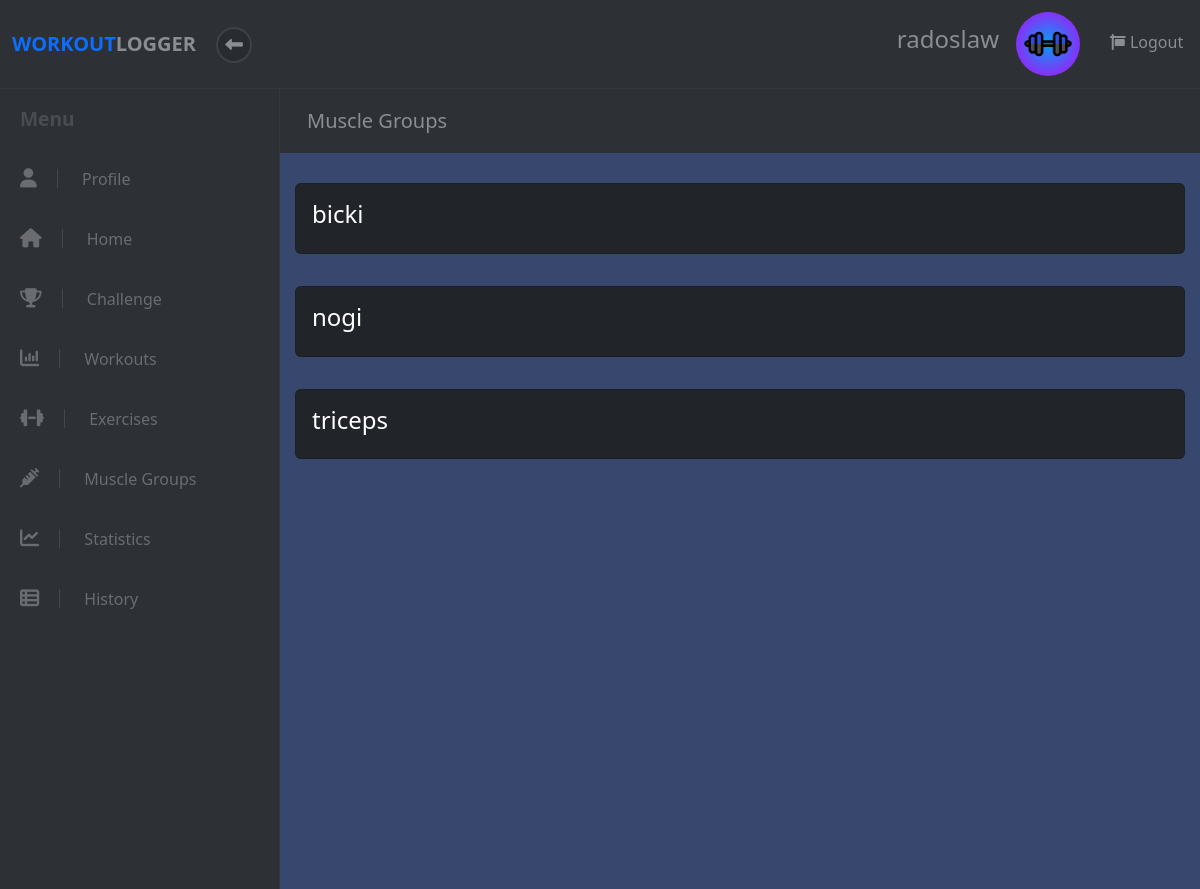
/musclegroup (signed in), run on an earlier commit of the app's database.
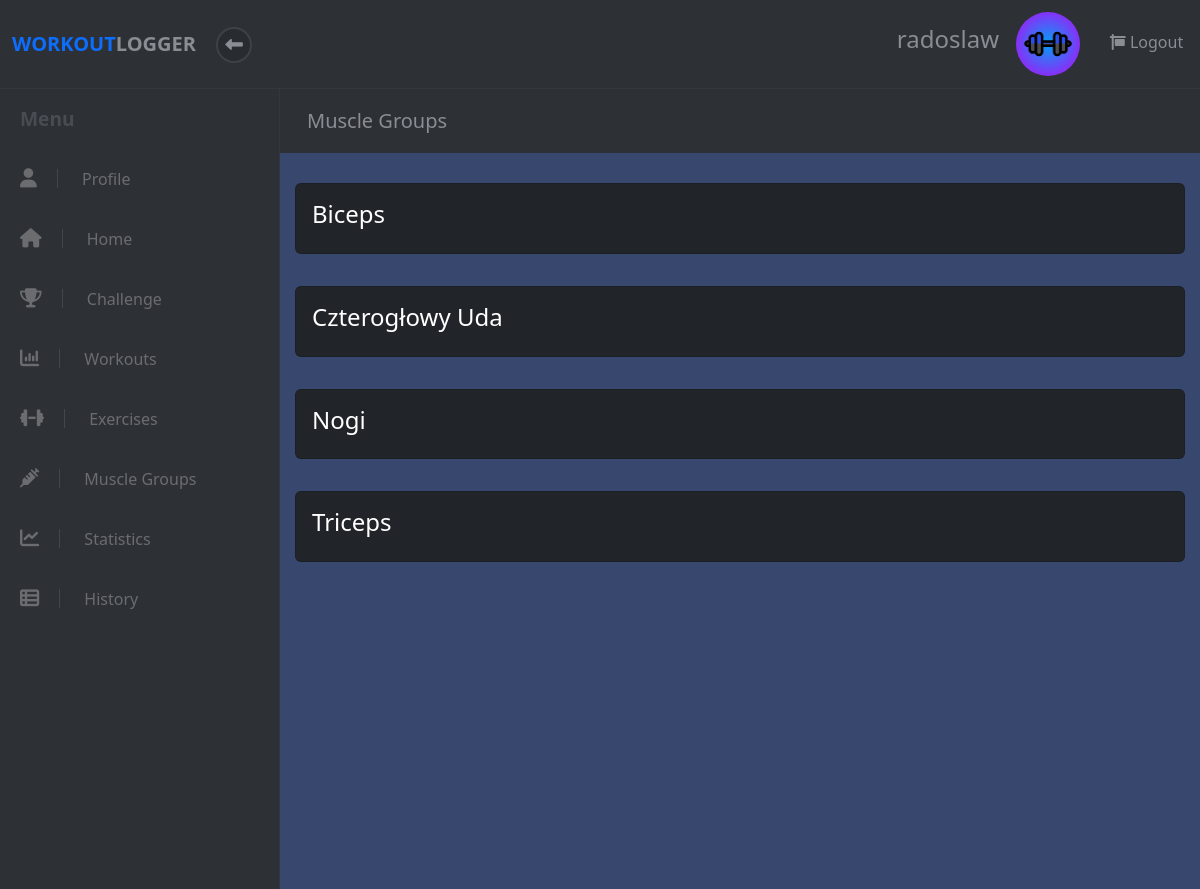
And on a later commit of the database.
### apps/workout/models.py (models this page shows, shortened)
class MuscleGroup(models.Model):
    name = models.CharField(max_length=50)
    description = models.CharField(max_length=150)
    created_at = models.DateTimeField(auto_now_add=True)
    updated_at = models.DateTimeField(auto_now=True)
    def __str__(self):
        return self.name

### apps/workout/views.py (the view)
# urls.py: re_path(r'^musclegroup$', views.muscle_group),
def muscle_group(request):
    try:
        user = User.objects.get(id=request.session["user_id"])
        muscle_group = MuscleGroup.objects.all().order_by('name')
        print(muscle_group)
        data = {
            'user': user,
            'muscle_group': muscle_group,
        }
        return render(request, "workout/muscle_group.html", data)
    except (KeyError, User.DoesNotExist) as err:
        messages.info(request, "You must be logged in to view this page.", extra_tags="invalid_session")
        logging.warning("User must be logged in to view 'muscle_group'.")
        return redirect("/")

### apps/workout/templates/workout/muscle_group.html (shortened to what this page needs)
<!DOCTYPE html>
<html>
  <head>
    {% load static %}
    <link
      rel="stylesheet"
      href="{% static 'fontawesomefree/css/all.min.css' %}"
    />
    <link rel="stylesheet" href="../../static/workout/styles.css" />
    {% load bootstrap5 %} {% bootstrap_css %} {% bootstrap_javascript %}
  </head>
  <body>
    {% include 'workout/widgets/header.html' %}
    <div class="d-flex align-items-stretch">
      {% include 'workout/widgets/sidebar.html' %}
      <div class="page-content">
        <div class="page-header">
          <div class="container-fluid">
            <h2 class="h5 no-margin-bottom">Muscle Groups</h2>
          </div>
        </div>
        {% include 'workout/items/muscle_groups_list.html' %}
      </div>
    </div>
  </body>
</html>

### apps/workout/templates/workout/items/muscle_groups_list.html (shortened to what this page needs)
<section>
  {% if muscle_group %}
  {% for muscle in muscle_group %}
  <div class="col-lg-12 pb-4">
    <div class="card text-white bg-dark mb-2">
      <div class="card-body">
        <h4 class="card-title">{{muscle.name}}</h4>
      </div>
    </div>
  </div>
  {% endfor %} {% endif %}
</section>

What changed in the data, as far as the page shows it:
changed MuscleGroup: name "bicki" → "Biceps"
added MuscleGroup: name "Czterogłowy Uda"
changed MuscleGroup: name "nogi" → "Nogi"
changed MuscleGroup: name "triceps" → "Triceps"
